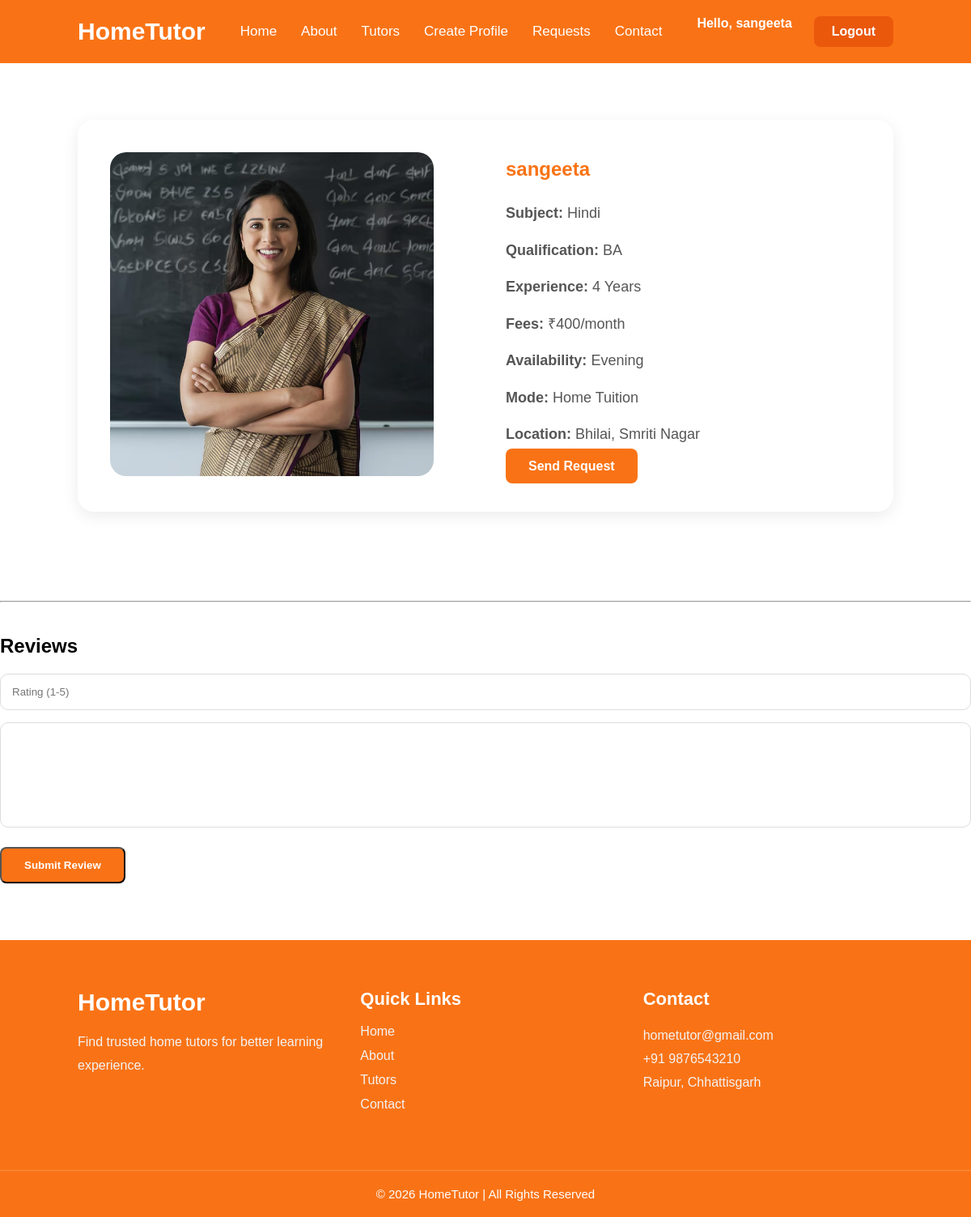
Page /tutor/7/ (signed in) on the committed database.
### tutors/models.py (models this page shows, shortened)
class Tutor(models.Model):
    user = models.OneToOneField(
        User,
        on_delete=models.CASCADE
    )
    subject = models.CharField(
        max_length=100
    )
    qualification = models.CharField(
        max_length=200
    )
    experience = models.IntegerField()
    fees = models.IntegerField()
    availability = models.CharField(
        max_length=100
    )
    mode = models.CharField(
        max_length=50
    )
    city = models.CharField(
        max_length=100
    )
    area = models.CharField(
        max_length=100
    )
    image = models.ImageField(
        upload_to='tutors/'
    )

### tutors/views.py (the view, shortened to what this page needs)
@login_required
def tutor_detail(request, tutor_id):
    tutor = Tutor.objects.get(id=tutor_id)
    reviews = Review.objects.filter(
        tutor=tutor
    )
    return render(
        request,
        'tutor_detail.html',
        {
            'tutor': tutor,
            'reviews': reviews
        }
    )

### templates/tutor_detail.html (shortened to what this page needs)
{% extends 'base.html' %}
{% block content %}
<section class="detail-section">
    <div class="detail-card">
        <div class="detail-image">
            <img src="{{ tutor.image.url }}"
                 alt="Tutor">
        </div>
        <div class="detail-content">
            <h1>
                {{ tutor.user.username }}
            </h1>
            <p>
                <strong>Subject:</strong>
                {{ tutor.subject }}
            </p>
            <p>
                <strong>Qualification:</strong>
                {{ tutor.qualification }}
            </p>
            <p>
                <strong>Experience:</strong>
                {{ tutor.experience }} Years
            </p>
            <p>
                <strong>Fees:</strong>
                ₹{{ tutor.fees }}/month
            </p>
            <p>
    <strong>Availability:</strong>
    {{ tutor.availability }}
</p>
<p>
    <strong>Mode:</strong>
    {{ tutor.mode }}
</p>
<p>
    <strong>Location:</strong>
    {{ tutor.city }},
    {{ tutor.area }}
</p>
            <a href="{% url 'send_request' tutor.id %}"
   class="hero-btn">
    Send Request
</a>
    </div>
</section>
<hr style="margin:40px 0;">
<h2 style="margin-bottom:20px;">
    Reviews
</h2>
<form method="POST"
      class="review-form">
    <input type="number"
           name="rating"
           placeholder="Rating (1-5)"
           min="1"
           max="5"
           required>
    <textarea name="comment"
              placeholder="Write review..."
              required>
    </textarea>
    <button type="submit"
            class="hero-btn">
        Submit Review
    </button>
</form>
{% endblock %}

### templates/base.html (shortened to what this page needs)
{% load static %}
<!DOCTYPE html>
<html lang="en">
<head>
    <link rel="stylesheet"
          href="{% static 'css/style.css' %}">
</head>
<body>
<div class="navbar">
    <h1 class="logo">
        HomeTutor
    </h1>
    <div class="nav-links">
        <a href="{% url 'home' %}">
            Home
        </a>
        <a href="{% url 'about' %}">
            About
        </a>
        <a href="{% url 'tutors' %}">
            Tutors
        </a>
        {% if user.is_authenticated %}
            {% if user.profile.role == 'Tutor' %}
                <a href="{% url 'create_tutor_profile' %}">
                    Create Profile
                </a>
                <a href="{% url 'tutor_requests' %}">
                    Requests
                </a>
            {% endif %}
        {% endif %}
        <a href="{% url 'contact' %}">
            Contact
        </a>
    </div>
    <div class="auth-buttons">
        {% if user.is_authenticated %}
            <span class="welcome-text">
                Hello, {{ user.username }}
            </span>
            <a href="{% url 'logout' %}"
               class="register-btn">
                Logout
            </a>
        {% endif %}
    </div>
</div>
{% block content %}
{% endblock %}
<footer class="footer">
    <div class="footer-container">
        <div class="footer-box">
            <h2>
                HomeTutor
            </h2>
            <p>
                Find trusted home tutors for better learning experience.
            </p>
        </div>
        <div class="footer-box">
            <h3>
                Quick Links
            </h3>
            <a href="{% url 'home' %}">
                Home
            </a>
            <a href="{% url 'about' %}">
                About
            </a>
            <a href="{% url 'tutors' %}">
                Tutors
            </a>
            <a href="{% url 'contact' %}">
                Contact
            </a>
        </div>
        <div class="footer-box">
            <h3>
                Contact
            </h3>
            <p>
                hometutor@gmail.com
            </p>
            <p>
                +91 9876543210
            </p>
            <p>
                Raipur, Chhattisgarh
            </p>
        </div>
    </div>
    <div class="footer-bottom">
        © 2026 HomeTutor | All Rights Reserved
    </div>
</footer>
</body>
</html>

### static/css/style.css (style rules this page uses)
* { margin:0; padding:0; box-sizing:border-box; font-family:Arial, Helvetica, sans-serif; }
body { background:#fff; }
.navbar { display:flex; justify-content:space-between; align-items:center; padding:20px 8%; background:#F97316; }
.logo { color:white; font-size:30px; font-weight:bold; }
.nav-links { display:flex; gap:30px; }
.nav-links a { text-decoration:none; color:white; font-size:17px; }
.auth-buttons { display:flex; gap:12px; }
.login-btn, .register-btn { text-decoration:none; padding:10px 22px; border-radius:8px; font-weight:bold; }
.register-btn { background:#EA580C; color:white; }
.hero-btn { background:#F97316; color:white; padding:13px 28px; border-radius:8px; text-decoration:none; font-weight:bold; }
.footer { background:#F97316; margin-top:70px; color:white; }
.footer-container { display:grid; grid-template-columns:repeat(auto-fit,minmax(220px,1fr)); gap:40px; padding:60px 8%; }
.footer-box h2 { margin-bottom:18px; font-size:30px; }
.footer-box h3 { margin-bottom:18px; font-size:22px; }
.footer-box p { color:#f3f3f3; line-height:1.8; font-size:16px; }
.footer-box a { display:block; color:#f3f3f3; text-decoration:none; margin-bottom:12px; font-size:16px; transition:0.3s; }
.footer-bottom { text-align:center; padding:20px; border-top:1px solid rgba(255,255,255,0.2); font-size:15px; }
.detail-section { padding:70px 8%; }
.detail-card { display:flex; gap:50px; align-items:center; background:white; padding:40px; border-radius:20px; box-shadow:0 5px 20px rgba(0,0,0,0.08); flex-wrap:wrap; }
.detail-image { flex:1; }
.detail-image img { width:100%; max-width:400px; border-radius:20px; }
.detail-content { flex:1; }
.detail-content h1 { color:#F97316; margin-bottom:25px; }
.detail-content p { margin-bottom:15px; font-size:18px; color:#555; line-height:1.7; }
textarea { width:100%; height:130px; padding:15px; border:1px solid #ddd; border-radius:10px; margin-bottom:20px; resize:none; font-size:16px; }
.review-form { margin-top:20px; }
.review-form input { width:100%; padding:14px; margin-bottom:15px; border:1px solid #ddd; border-radius:10px; }
.welcome-text { color:white; font-weight:bold; margin-right:15px; }

### rows in the picture
Tutor: image (picture), user.username "sangeeta", subject "Hindi", qualification "BA", experience "4", fees "400", availability "Evening", mode "Home Tuition", city "Bhilai", area "Smriti Nagar"

### other values in the picture
{{ user.username }} "sangeeta"
